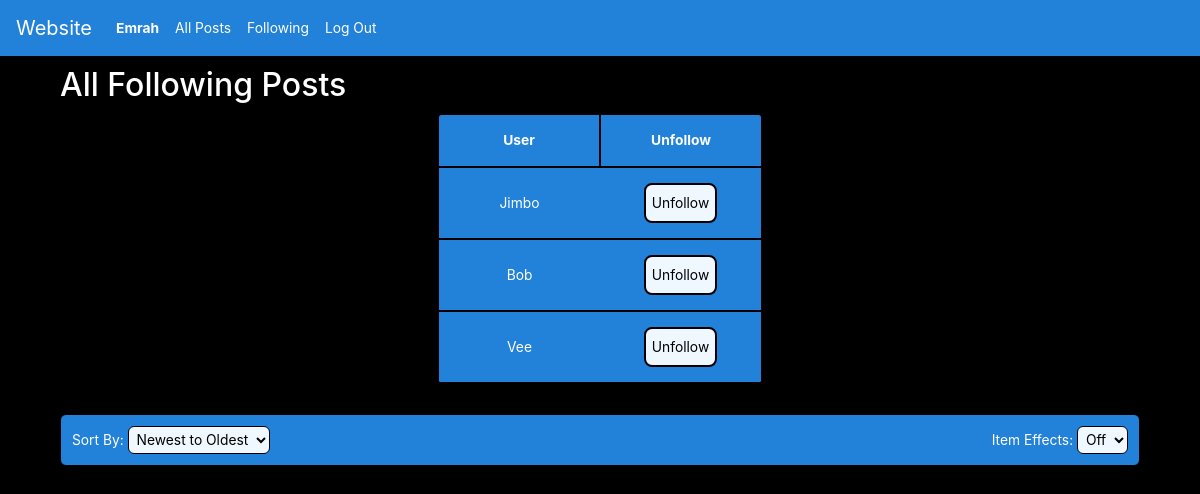
Page /following (signed in) on the committed database.
### network/models.py (models this page shows)
class User(AbstractUser):
    id = models.AutoField(primary_key=True)
    username = models.CharField(unique=True, max_length=26)
    datetime_joined = models.DateTimeField(default=timezone.now)

### network/views.py (the view)
# urls.py: path("following", views.following, name="following"),
@login_required
def following(request):
    user = request.user.id
    following = UserFollow.objects.filter(user = user).values('is_now_following')
    following_users = []
    for follow in following:
        following_users.append(follow['is_now_following'])
    following = []
    for user in following_users:
        following.append(User.objects.get(pk=user))
    return render(request, 'network/following.html', {
        'following_users': following
    })

### network/templates/network/following.html (shortened to what this page needs)
{% extends "network/layout.html" %}
{% block body %}
    <div id="following_posts">
        <h2>All Following Posts</h2>
        <div id="following_users">
        <table>
            <thead>
                <th>User</th>
                <th id="left-border">Unfollow</th>
            </thead>
            {% for user in following_users %}
            <tr>
                <td id="col"><a href="{% url 'profile' user.username %}" id="following_user_link">{{ user.username }}</a></td>
                <td id="col"><button id="unfollow_button" data-userid="{{ user.id }}">Unfollow</button></td>
            </tr>
            {% endfor %}
        </table>
        </div>
        <div id="filters">
            <table>
                <tr>
                    <td id="row1">
                        <p style="display:inline">Sort By:</p>
                        <select id="sort">
                            <option selected value="new_old">Newest to Oldest</option>
                        </select>
                    </td>
                    <td id="row2">
                        <p style="display:inline">Item Effects:</p>
                        <select id="item_effects">
                            <option selected value="off">Off</option>
                        </select>
                    </td>
                </tr>
            </table>
        </div>
    </div>
{% endblock %}

### network/templates/network/layout.html (shortened to what this page needs)
{% load static %}
<!DOCTYPE html>
<html lang="en">
    <head>
        <link rel="stylesheet" href="https://stackpath.bootstrapcdn.com/bootstrap/4.4.1/css/bootstrap.min.css">
        <link rel="stylesheet" href="https://cdnjs.cloudflare.com/ajax/libs/font-awesome/5.15.3/css/all.min.css" />
        <link href="{% static 'network/styles.css' %}" rel="stylesheet">
    </head>
    <body>
        <nav class="navbar navbar-expand-lg navbar-light bg-light" id="nav_item">
            <a class="navbar-brand" href="/">Website</a>
            <div id="nav_bar_items">
              <ul class="navbar-nav mr-auto">
                {% if user.is_authenticated %}
                    <li class="nav-item">
                        <a class="nav-link" href="{% url 'profile' user.username %}" data-user="{{ user.username }}" id="user_tag"><strong>{{ user.username }}</strong></a>
                    </li>
                {% endif %}
                <li class="nav-item">
                  <a class="nav-link" href="{% url 'index' %}">All Posts</a>
                </li>
                {% if user.is_authenticated %}
                    <li class="nav-item">
                        <a class="nav-link" href="{% url 'following' %}">Following</a>
                    </li>
                    <li class="nav-item">
                        <a class="nav-link" href="{% url 'logout' %}">Log Out</a>
                    </li>
                {% endif %}
              </ul>
            </div>
          </nav>
        <div class="body">
            {% block body %}
            {% endblock %}
        </div>
    </body>
</html>

### network/static/network/styles.css (style rules this page uses)
body { font-size: 1.15vw; background-color: black; color: white; }
body button { margin: 0; background-color: aliceblue; border-radius: 8px; border-style: solid; border-color: black; height: 5vh; }
#following_posts { margin: 10px auto 10px auto; width: 90vw; }
#following_posts #following_user_link { color: white; }
#following_posts #following_users { max-height: 400px; overflow-y: auto; margin: 10px 0 30px 0; }
#following_posts #following_users table { width: 30%; background-color: rgb(34, 129, 216); margin: auto; border: 1px solid black; border-radius: 6px; text-align: center; }
#following_posts #following_users td, #following_posts #following_users th { padding: 15px; border-bottom: 2px solid black; }
#following_posts #following_users #left-border { border-left: 2px solid black; }
#following_posts #following_users #col { width: 50%; }
#following_posts #filters { background-color: rgb(34, 129, 216); width: 100%; margin: 10px auto; padding: 10px; border: 1px solid black; border-radius: 6px; }
#nav_item { background-color: rgb(34, 129, 216) !important; }
#nav_item a { color: white !important; }
#filters { background-color: rgb(34, 129, 216); width: 90%; margin: 10px 5%; padding: 10px; border: 1px solid black; border-radius: 6px; }
#filters #row2 { text-align: right; }
#filters table { width: 100%; }
#filters td { width: 50%; }
#filters select { padding: 4px; border-radius: 6px; background-color: aliceblue; border: 1px solid black; }

### rows in the picture
User: username "Emrah"
User: username "Jimbo"
User: username "Bob"
User: username "Vee"
